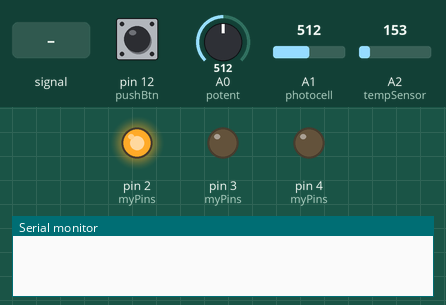
This sketch was run on a simulated Arduino Uno, built with avr-gcc and run on an emulated ATmega328P. On the bench: output pins drawn as LEDs (lit = HIGH), the last lines printed to the serial monitor. Dashed ring = blinking. The test bench sets the inputs (shaded band); at power-on: A0 (potent) = 512, A1 (photocell) = 512, A2 (tempSensor) = 153, pin 12 (pushBtn) LOW.

Above: at 1.2 s.
1.3 s: A2 (tempSensor) fed a 200 Hz sine of ±81 counts around its level
At 1.64 s:
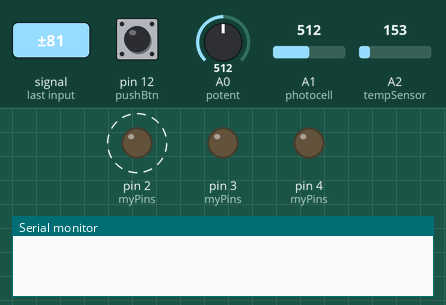
4.3 s: A0 (potent) set to 528
7.3 s: A1 (photocell) set to 755
10.3 s: A1 (photocell) set to 779
At 12.15 s:
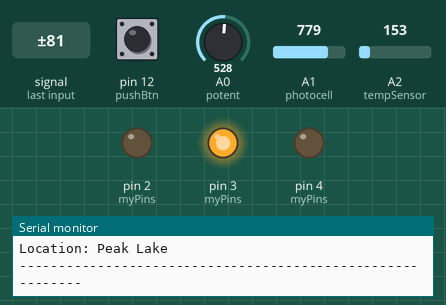
13.3 s: A2 (tempSensor) set to 165
At 14.2 s:
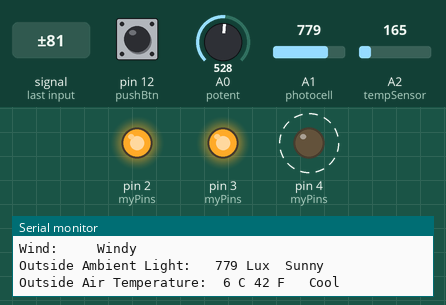
16.3 s: A1 (photocell) fed a 200 Hz sine of ±81 counts around its level
At 18.11 s:
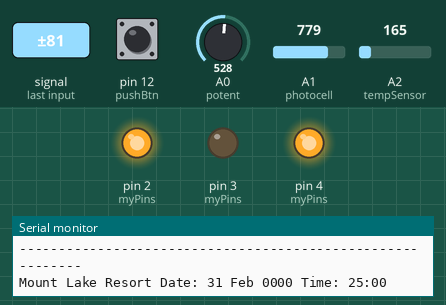
Timing chart, 0 to 20.3 s (numbered marks = the images above; inputs shaded):
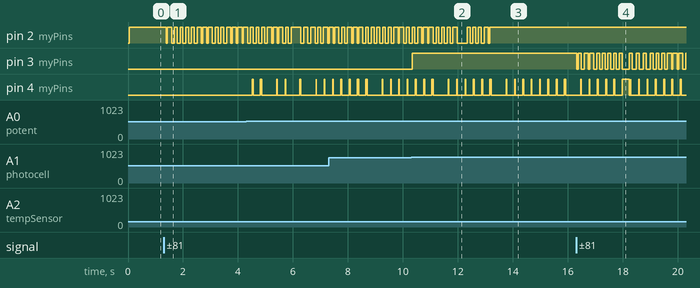

The sketch:

Lab2.ino
```cpp
//Sensors and pushbtn
const int pushBtn = 12;
const int potent = A0;
const int photocell = A1;
const int tempSensor = A2;

//LEDS
const int myPins[] = {2, 3, 4};

//Globals
const bool TEST = false;
long int minMill , currMill , constMill, blinkMill;
int MINUTE = 6000, blinkTime = 300;
int Vout, lux;
int btnState = 0, prevBtnState = 0;
int state = 4;
int prevWind = 512, currWind = 512;
bool storm = false, blinkRed = true;
double  tempC, tempF;
int sumC = 0, sumLight = 0;
int avgC = 0, avgF = 0, avgLight = 0;
int counter = 0;

//Array for variables
String wind[] = {"Still", "Breezy", "Windy", "Gusty", "Stormy"};
String brightness[] = {"Dark", "Overcast", "Bright", "Sunny"};
String temp[] = {"Below Freezing", "Cool", "Warm", "Hot"};

//State
const int tempState = 1;
const int lightState = 2;
const int windState = 3;
const int allState = 4;

//Function Prototypes
void incrState();
void bckGrdRefresh();
String windSwitch(int n);
void redBlink();
String lightSwitch(int n);
String tempSwitch();
void avgValue();

//SETUP
void setup() {
  Serial.begin(9600);

  pinMode(pushBtn, INPUT);
  pinMode(potent, INPUT);
  pinMode(tempSensor, INPUT);
  pinMode(photocell, INPUT);

  for (int ledPin : myPins) {
    pinMode(ledPin, OUTPUT);
  }
}
//LOOP
void loop() {
  unsigned long currentMill = millis();
  boolean pushValue = digitalRead(pushBtn);

  avgValue();
  incrState();
  bckGrdRefresh();
  redBlink();
  if (TEST == true) {
    MINUTE = 60000;
  }
  if (millis() > currMill + (MINUTE)) {
    currMill = millis();

    if (state == tempState) {
      Serial.println("Temperature");
      Serial.println(String((int)round(tempC)) + " C " + String((int)round(tempF)) + " F \n");
    }
    else if (state == lightState) {
      Serial.println("Light:\t" + String(lightSwitch(lux)) + "\n");
    }
    else if (state == windState) {
      Serial.println("Wind:\t" + windSwitch(currWind));
      Serial.println("Potentiometer Reading: " + String(currWind) + "\n");
    }
    else if (state == allState) {
      Serial.println("----------------------------------------------------------- ");
      Serial.println("Mount Lake Resort Date: 31 Feb 0000 Time: 25:00" );
      Serial.println("Location: Peak Lake");
      Serial.println("----------------------------------------------------------- ");
      Serial.println("Wind: \t\t" + windSwitch(currWind));
      Serial.println("Outside Ambient Light: \t" + String(avgLight) + " Lux\t" + lightSwitch(avgLight));
      Serial.println("Outside Air Temperature:\t" + String(avgC) + " C " + String(avgF) + " F " + "\t" + String(tempSwitch(avgC)) + "\n");
    }
  }
}
void avgValue() {
  if (millis() > minMill + MINUTE / 6) {
    counter++;
    sumC += ((analogRead(tempSensor) * 5.00) / 1024.00 - 0.5) * 100;
    sumLight += constrain(analogRead(photocell), 0, 1023);
    //    Serial.println("COUNTER:"+String(counter));

    if (counter == 6) {
      avgC = sumC / 6;
      avgF = 1.8 * avgC + 32;
      avgLight =  sumLight / 6;
      sumC = 0;
      sumLight = 0;
      counter = 0;
    }
  }
}
void bckGrdRefresh() {
  if (millis() > constMill + 50) {
    constMill = millis();
    prevWind = currWind;
    currWind = analogRead(potent);
    lux = constrain(analogRead(photocell), 0, 1023);

    tempC = ((analogRead(tempSensor) * 5.00) / 1024.00 - 0.5) * 100;
    tempF = 1.8 * tempC + 32;

    if (currWind == 1023 || currWind == 0)
      storm = true;
    if (windSwitch(currWind) == wind[0])
      digitalWrite(4, LOW);
    else if (windSwitch(currWind) == wind[1] || windSwitch(currWind) == wind[2] || windSwitch(currWind) == wind[3] ) {
      digitalWrite(4, LOW);
      redBlink();
    }
    else if (windSwitch(currWind) == wind[4])
      digitalWrite(4, HIGH);

    if (lightSwitch(lux) == brightness[3]) {
      digitalWrite(3, HIGH);
    } else {
      digitalWrite(3, LOW);
    }

    if (tempC > 15) {
      digitalWrite(2, HIGH);
    } else {
      digitalWrite(2, LOW);
    }

  }
}
void redBlink() {
  if (millis() > blinkMill + blinkTime) {
    blinkMill = millis();

    if  (blinkRed == true) {
      if (digitalRead(4) == LOW) {
        digitalWrite(4, HIGH);
      } else {
        digitalWrite(4, LOW);
      }
    }
  }
}
String tempSwitch(int n) {
  String rtnValue;
  if (n <= 0) {
    rtnValue = temp[0];
  }
  if (n > 0 && n <= 15) {
    rtnValue = temp[1];
  }
  if (n > 15 && n <= 25) {
    rtnValue = temp[2];
  }
  if (n > 25) {
    rtnValue = temp[3];

  }
  return rtnValue;
}
String lightSwitch(int n) {
  String rtnValue;
  if (n <= 256) {
    rtnValue = brightness[0];
  }
  if (n > 256 && n <= 512) {
    rtnValue = brightness[1];
  }
  if (n > 512 && n <= 768) {
    rtnValue = brightness[2];
  }
  if (n > 768 && n <= 1024) {
    rtnValue = brightness[3];

  }
  return rtnValue;
}
String windSwitch(int n) {
  String rtnValue;

  //  Still
  if ((n == prevWind || n == (prevWind + 1) || n == (prevWind - 1) ) && prevWind >= 500 && prevWind <= 520 ) {
    rtnValue = wind[0];
    blinkRed = false;
    digitalWrite(4, LOW);
  }
  //    Breezy
  if ((n > 520 && prevWind < 500) ||  (n < 500 && prevWind > 520) ) {
    rtnValue = wind[1];
    blinkRed = true;
  }
  //Windy
  if ((n == prevWind || n == prevWind + 1 || n == prevWind - 1) && (n < 500 || n > 520)) {
    rtnValue = wind[2];
    blinkRed = true;
  }
  //Gusty
  if (((n < 500 && prevWind < 500) || (n > 520 && prevWind > 520)) && n != prevWind ) {
    rtnValue = wind[3];
    blinkRed = true;
  }
  //Stormy
  if (storm) {
    rtnValue = wind[4];
    blinkRed = false;
    digitalWrite(4, HIGH);
  }

  storm = false;
  return rtnValue;

}

void incrState() {
  btnState = digitalRead(pushBtn);
  if (btnState != prevBtnState) {
    if (btnState == 1) {
      state++;
      if (state > 4) {
        state = 1;
      }
    }
    prevBtnState = btnState;
    delay(50);
  }
}
```

Measured:
- the behaviour switches between 768 and 769 on A1 (photocell) (found by bisection; images 1 and 2)
- after the input at 1.3 s, pin 2 (myPins): alternates HIGH for 0.15 s and LOW for 0.10 s, starting after 0.08 s
- after the input at 10.3 s, pin 3 (myPins): LOW → HIGH at once
- after the input at 13.3 s, pin 2 (myPins): stops changing and stays HIGH
